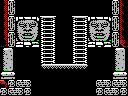

This game map was drawn from its Tiled (.tmx) file and the tilesets committed beside it. A one-line description and the full map source follow:
An orthogonal 16x12 tile map with 8x8 px tiles, 1 tile layer (Tile Layer 1) and 7 objects (3x item, breakable-left, breakable-right, door-left, door-right).

<map version="1.0" orientation="orthogonal" renderorder="right-down" width="16" height="12" tilewidth="8" tileheight="8" nextobjectid="18">
 <properties>
  <property name="down" value="hole" />
  <property name="up" value="hole" />
 </properties>
 <tileset firstgid="1" name="tiles" tilewidth="8" tileheight="8" tilecount="256" columns="16">
  <image source="tiles.png" width="128" height="128" />
 </tileset>
 <layer name="Tile Layer 1" width="16" height="12">
  <data encoding="csv">
251,105,1,1,1,1,1,1,1,1,1,1,1,1,105,247,
251,106,1,1,1,1,1,1,1,1,1,1,1,1,106,247,
251,105,250,194,195,169,137,1,1,169,137,250,194,195,105,247,
251,106,209,210,211,249,168,1,1,249,168,209,210,211,106,247,
251,105,225,226,227,249,168,1,1,249,168,225,226,227,105,247,
124,106,241,242,243,249,168,1,1,249,168,241,242,243,106,122,
196,197,1,1,1,249,168,1,1,249,168,1,1,1,196,197,
212,213,1,1,1,249,168,1,1,249,168,1,1,1,212,213,
228,229,1,1,1,172,246,246,246,246,171,1,1,1,228,229,
244,245,1,1,1,1,1,1,1,1,1,1,1,1,244,245,
119,165,103,104,1,1,1,1,1,1,1,1,103,104,103,104,
165,103,104,165,1,1,1,1,1,1,1,1,165,103,104,165
</data>
 </layer>
 <objectgroup name="objects">
  <object id="1" type="item" x="16" y="64" width="16" height="16" />
  <object id="2" type="item" x="96" y="64" width="16" height="16" />
  <object id="3" type="item" x="56" y="48" width="16" height="16" />
  <object id="6" type="breakable-left" x="0" y="48" width="16" height="32" />
  <object id="8" type="breakable-right" x="112" y="48" width="16" height="32" />
  <object id="10" type="door-left" x="0" y="48" width="16" height="24" />
  <object id="12" type="door-right" x="112" y="48" width="16" height="24" />
 </objectgroup>
</map>
